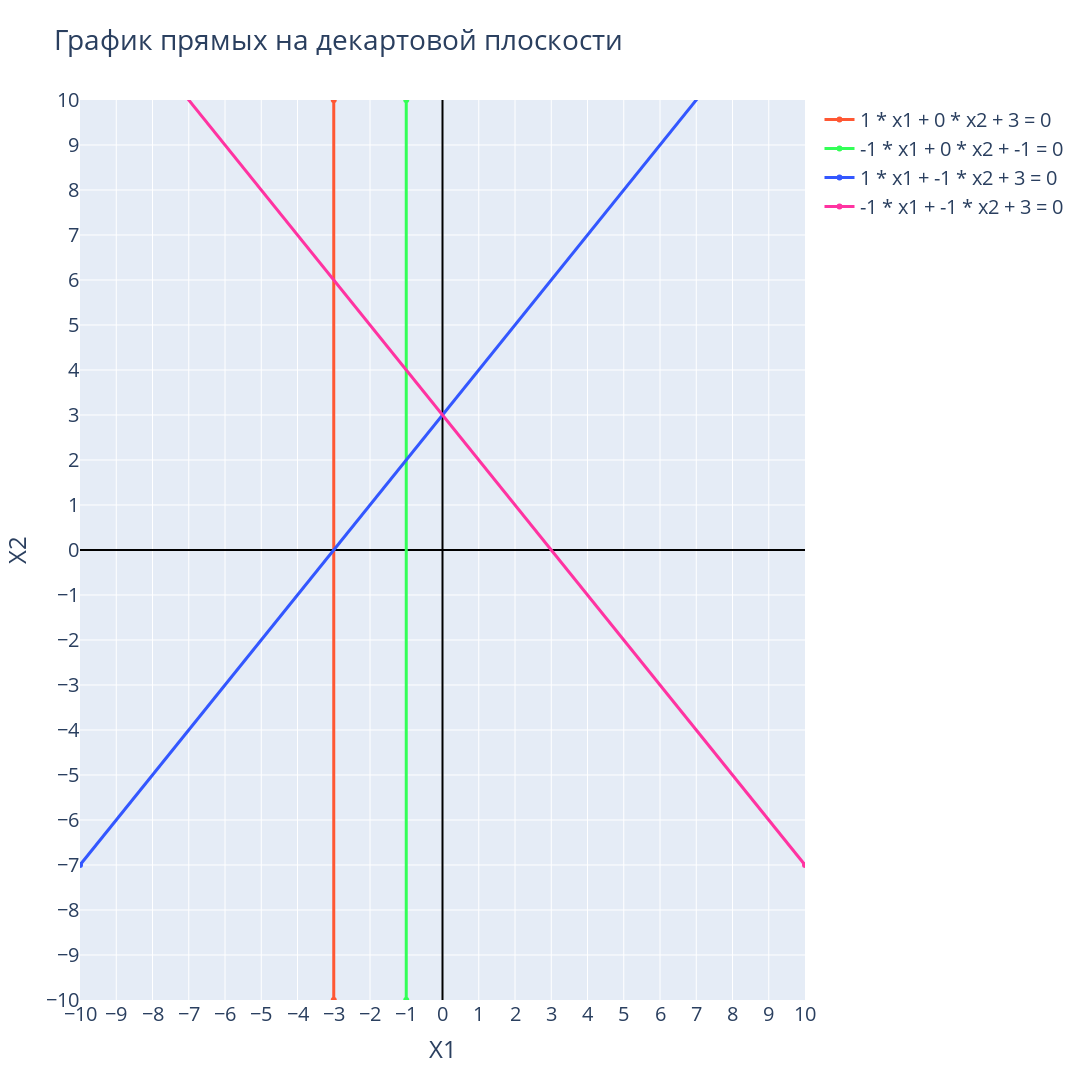

Notebook code cell kept with this figure:
### Code cell
# ЗАДАЧА 19 ТИП 1
lines = [
    (1, 0, 3),  
    (-1, 0, -1),
    (1, -1, 3),
    (-1, -1, 3),
]

# Задаем границы для отображения графика
x_min, x_max = -10, 10
y_min, y_max = -10, 10

# Создаем фигуру
fig = go.Figure()

# # Список для хранения использованных цветов
# used_colors = set()

# # Функция для генерации случайного уникального цвета
# def unique_random_color():
#     while True:
#         color = f"#{random.randint(0, 0xFFFFFF):06x}"
#         if color not in used_colors:
#             used_colors.add(color)
#             return color

colors = [
    "#FF5733",  # Красный-оранжевый
    "#33FF57",  # Зеленый
    "#3357FF",  # Синий
    "#FF33A1",  # Розовый
    "#FFDD33",  # Желтый
    "#33FFF7",  # Голубой
    "#9D33FF",  # Фиолетовый
    "#FF6F33",  # Оранжевый
    "#33FFA6",  # Светло-зеленый
    "#FF3333"   # Красный
]

for i, (a, b, c) in enumerate(lines):
    # Находим две точки на прямой для построения
    if b != 0:
        # Если b != 0, выбираем x = x_min и x = x_max и вычисляем y
        x_vals = np.array([x_min, x_max])
        y_vals = -(a * x_vals + c) / b
    elif a != 0:
        # Если a != 0, выбираем y = y_min и y = y_max и вычисляем x
        y_vals = np.array([y_min, y_max])
        x_vals = -(b * y_vals + c) / a
    else:
        continue  # Невалидное уравнение, пропускаем

    # Добавляем прямую на график
    fig.add_trace(go.Scatter(
        x=x_vals, 
        y=y_vals, 
        mode="lines+markers",
        name=f"{a} * x1 + {b} * x2 + {c} = 0",
        line=dict(color=colors[i], width=3)
    ))

    # Добавляем подписи уравнений прямых
    # midpoint = (x_vals[0] + x_vals[1]) / 2, (y_vals[0] + y_vals[1]) / 2
    # fig.add_trace(go.Scatter(
    #     x=[midpoint[0]],
    #     y=[midpoint[1]],
    #     mode="text",
    #     text=[f"{a}x + {b}y + {c} = 0"],
    #     textposition="top right",
    #     showlegend=False
    # ))

# Настраиваем оси
fig.update_layout(
    title="График прямых на декартовой плоскости",
    xaxis=dict(range=[x_min, x_max], title="X1", tick0=x_min, dtick=1,
    zeroline=True, zerolinewidth=2, zerolinecolor='black'),
    yaxis=dict(range=[y_min, y_max], title="X2", tick0=y_min, dtick=1,
    zeroline=True, zerolinewidth=2, zerolinecolor='black'),
    showlegend=True,
    height=1080,
    width=1080,
    font=dict(size=20)
)

# Показываем график
fig.show()

### Figure 1 — Plotly figure (JSON) as saved in the notebook; plotly's stock layout.template omitted (floating-point values rounded to 4 significant figures)
{"data": [{"line": {"color": "#FF5733", "width": 3}, "mode": "lines+markers", "name": "1 * x1 + 0 * x2 + 3 = 0", "type": "scatter", "x": [-3, -3], "y": [-10, 10]}, {"line": {"color": "#33FF57", "width": 3}, "mode": "lines+markers", "name": "-1 * x1 + 0 * x2 + -1 = 0", "type": "scatter", "x": [-1, -1], "y": [-10, 10]}, {"line": {"color": "#3357FF", "width": 3}, "mode": "lines+markers", "name": "1 * x1 + -1 * x2 + 3 = 0", "type": "scatter", "x": [-10, 10], "y": [-7, 13]}, {"line": {"color": "#FF33A1", "width": 3}, "mode": "lines+markers", "name": "-1 * x1 + -1 * x2 + 3 = 0", "type": "scatter", "x": [-10, 10], "y": [13, -7]}], "layout": {"font": {"size": 20}, "height": 1080, "showlegend": true, "title": {"text": "График прямых на декартовой плоскости"}, "width": 1080, "xaxis": {"dtick": 1, "range": [-10, 10], "tick0": -10, "title": {"text": "X1"}, "zeroline": true, "zerolinecolor": "black", "zerolinewidth": 2}, "yaxis": {"dtick": 1, "range": [-10, 10], "tick0": -10, "title": {"text": "X2"}, "zeroline": true, "zerolinecolor": "black", "zerolinewidth": 2}}}
